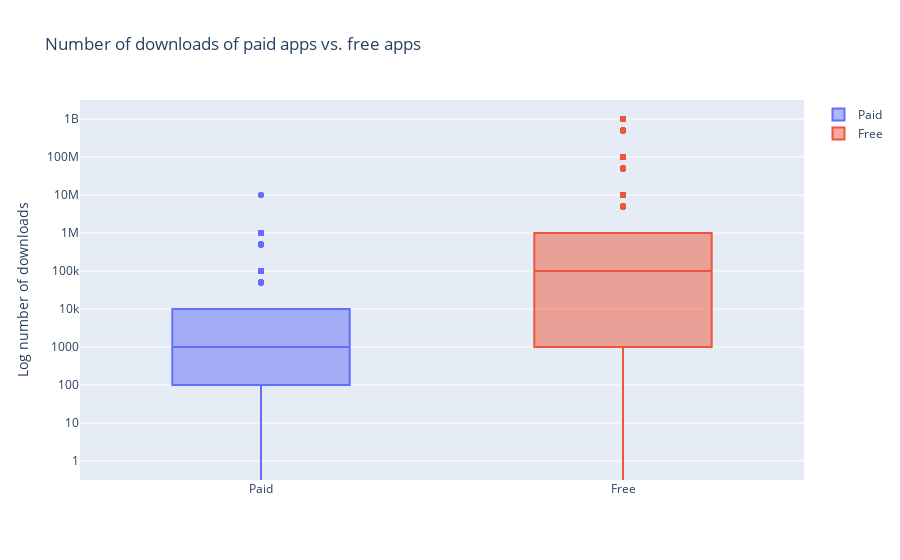

This figure's notebook cell:
### Markdown cell above
## Popularity of paid apps vs free apps
For apps in the Play Store today, there are five types of pricing strategies: free, freemium, paid, paymium, and subscription. Let's focus on free and paid apps only. Some characteristics of free apps are:

- Free to download.
- Main source of income often comes from advertisements.
- Often created by companies that have other products and the app serves as an extension of those products.
- Can serve as a tool for customer retention, communication, and customer service.

Some characteristics of paid apps are:

- Users are asked to pay once for the app to download and use it.
- The user can't really get a feel for the app before buying it.

Are paid apps installed as much as free apps?

### Code cell
trace0 = go.Box(
    # Data for paid apps
    y = df_google[df_google['Type'] == 'Paid']['Installs'],
    name = 'Paid'
)

trace1 = go.Box(
    # Data for free apps
    y = df_google[df_google['Type'] == 'Free']['Installs'],
    name = 'Free'
)

layout = go.Layout(
    title = "Number of downloads of paid apps vs. free apps",
    yaxis = dict(title = "Log number of downloads",
                type = 'log',
                autorange = True)
)

# Add trace0 and trace1 to a list for plotting
data = [trace0, trace1]

# Use plotly to create a plot and display it
pyo.iplot({'data': data, 'layout': layout})

### Figure 1 — Plotly figure (JSON) as saved in the notebook; plotly's stock layout.template omitted (floating-point values rounded to 4 significant figures; data arrays with more than 128 entries replaced by an {"elided": "..."} marker saying what was removed)
{"data": [{"name": "Paid", "type": "box", "y": {"elided": "713 int values"}}, {"name": "Free", "type": "box", "y": {"elided": "8501 int values"}}], "layout": {"title": {"text": "Number of downloads of paid apps vs. free apps"}, "yaxis": {"autorange": true, "title": {"text": "Log number of downloads"}, "type": "log"}}}
